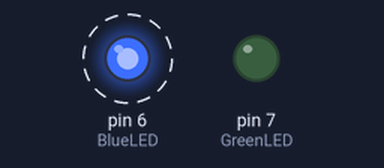
Simulated run of this sketch. Board: Arduino Uno, built with avr-gcc and run on an emulated ATmega328P. Parts: output pins drawn as LEDs (lit = HIGH). Dashed ring = blinking.

Above: at 0.2 s.
At 2.12 s:
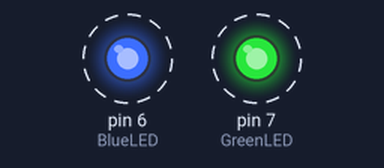
Timing chart, 0 to 3.0 s (numbered marks = the images above):
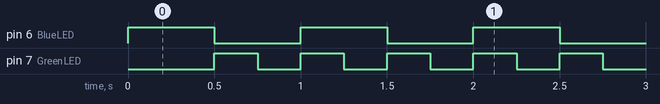

The sketch:

SW_Interrupt_Test.ino
```cpp
#include <TimerOne.h>

String LEDStatus = "OFF";
int BlueLED = 6;
int GreenLED = 7;

void setup()
{
	pinMode(BlueLED, OUTPUT);
	pinMode(GreenLED, OUTPUT);
    Timer1.initialize(250000);
    Timer1.attachInterrupt(blink);
}

void loop()
{
    digitalWrite(BlueLED, HIGH);
    delay(500);
    digitalWrite(BlueLED, LOW);
    delay(500);
}

void blink()
{
    if (LEDStatus == "Off")
    {
        digitalWrite(GreenLED, HIGH);
        LEDStatus = "On";
    }
    else
    {
        digitalWrite(GreenLED, LOW);
        LEDStatus = "Off";
    }
}
```

Measured:
- by itself, pin 6 (BlueLED): alternates HIGH for 0.50 s and LOW for 0.50 s
- by itself, pin 7 (GreenLED): alternates HIGH for 0.25 s and LOW for 0.25 s
- by itself, everything shown: repeats every 1.0 s, in 4 steps
